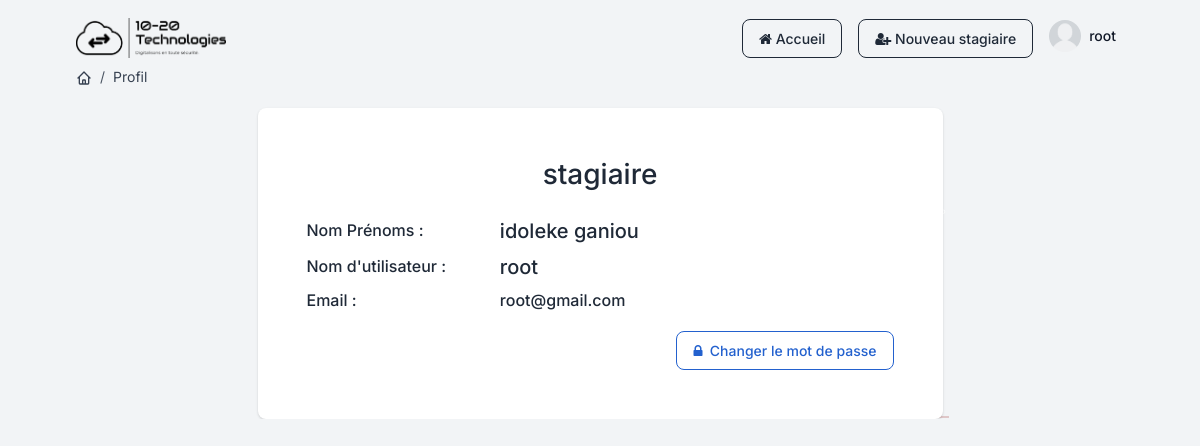
Screenshot of /user-info/ (signed in) with the database file from the repository.
### stagiaire_app/models.py (models this page shows)
class User(AbstractUser):
    post = models.fields.CharField(max_length=20)
    """ email = models.EmailField(unique=True)
    username = email
    USERNAME_FIELD = 'email'"""
    REQUIRED_FIELDS = ('email','first_name', 'last_name', 'post')

### stagiaire_app/views.py (the view)
# urls.py: path('user-info/', stagiaire_app.views.user_profil, name='user_info'),
@login_required
def user_profil(request):
    return render(request, 'stagiaire_app/user_profil.html')

### stagiaire_app/templates/stagiaire_app/user_profil.html (shortened to what this page needs)
{% extends 'base.html' %}
{% block content %}
<div class="py-1">
        <nav aria-label="breadcrumb" class="d-none d-md-inline-block">
            <ol class="breadcrumb breadcrumb-dark breadcrumb-transparent">
                <li class="breadcrumb-item">
                    <a href="{% url 'home' %}">
                    </a>
                </li>
                <li class="breadcrumb-item"><a href="#">Profil</a></li>
            </ol>
        </nav>
    </div>
<div class="container">
        <div class="row justify-content-center form-bg-image" data-background-lg="../../assets/img/illustrations/signin.svg">
                <div class="col-12 d-flex align-items-center justify-content-center">
                        <div class="bg-white shadow border-0 rounded border-light p-4 p-lg-5 w-100 fmxw-750">
                                <div class="text-center text-md-center mb-4 mt-md-0">
                                        <h1 class="mb-0 h3">{{ user.post }}</h1>
                                </div>
                                <table class="user-profil-table">
                                        <tbody>
                                                <tr>
                                                        <th><h6>Nom Prénoms :</h6></th>
                                                        <td><h5>{{ user.last_name }}&nbsp;{{ user.first_name }}</h5></td>
                                                </tr>
                                                <tr>
                                                        <th><h6>Nom d'utilisateur :</h6></th>
                                                        <td><h5>{{ user.username }}</h5></td>
                                                </tr>
                                                <tr>
                                                        <th><h6>Email :</h6></th>
                                                        <td><h6>{{ user.email }}</h6></td>
                                                </tr>
                                        </tbody>
                                        <tfoot>
                                                <tr>
                                                        <td colspan="2"><a href="{% url 'password_change' %}" class="btn btn-outline-info"><i class="fa fa-lock icon-color"></i>&nbsp;&nbsp;Changer le mot de passe</a></td>
                                                </tr>
                                        </tfoot>
                                </table>
                        </div>
                </div>
        </div>
</div>
{% endblock %}

### templates/base.html (shortened to what this page needs)
{%  load static %}
<!DOCTYPE html>
<html>
	<head>
		<link type="text/css" href="{% static 'assets/vendor/sweetalert2/dist/sweetalert2.min.css'%}" rel="stylesheet">
		<link type="text/css" href="{% static 'assets/vendor/notyf/notyf.min.css'%}" rel="stylesheet">
		<link type="text/css" href="{% static 'assets/css/volt.css'%}" rel="stylesheet">
    <link rel="stylesheet" href="{% static 'assets/font-awesome/css/font-awesome.css'%}">
	</head>
	<body>
        <main class="content">
    <nav class="navtop">
        <nav class="navbar navbar-top navbar-expand navbar-dashboard navbar-dark ps-0 pe-2 pb-0">
            <div class="container-fluid px-0">
              <div class="d-flex justify-content-between w-100" id="navbarSupportedContent">
                <div class="d-flex align-items-center">
                   <div class="input-group input-group-merge search-bar">
                    <a href="{% url 'home' %}"><img class="navbar-brand-dark"  alt="Image placeholder" src=" ../../../static/images/woc.png" width="150" height="40"></a>
          </div>
                </div>
                <ul class="navbar-nav align-items-center">
                    <li class="nav-item dropdown">
                        <a>
                            <a href="{% url 'home' %}" class="btn btn-outline-primary"><i class="fa fa-home"></i>&nbsp;Accueil</a>
                        </a>
                      </li>
                      <li class="nav-item dropdown ms-lg-3">
                        <a>
                            <a href="{% url 'stagiaire_create' %}" class="btn btn-outline-primary"><i class="fa fa-user-plus"></i>&nbsp;Nouveau stagiaire</a>
                        </a>
                      </li>
                  <li class="nav-item dropdown ms-lg-3">
                    <a class="nav-link dropdown-toggle pt-1 px-0" href="#" role="button" data-bs-toggle="dropdown" aria-expanded="false">
                      <div class="media d-flex align-items-center">
                        <img class="avatar rounded-circle" alt="Image placeholder" src="{% static 'images/avatar.png'%}">
                        <div class="media-body ms-2 text-dark align-items-center d-none d-lg-block">
                          <span class="mb-0 font-small fw-bold text-gray-900">{{ user.username }}</span>
                        </div>
                      </div>
                    </a>
                  </li>
                </ul>
              </div>
            </div>
          </nav>
{% block content %} {% endblock %}
</main>
</body>
</html>

### rows the page displays
User: username "root", post "stagiaire", last_name "idoleke", first_name "ganiou", email "root@gmail.com"
